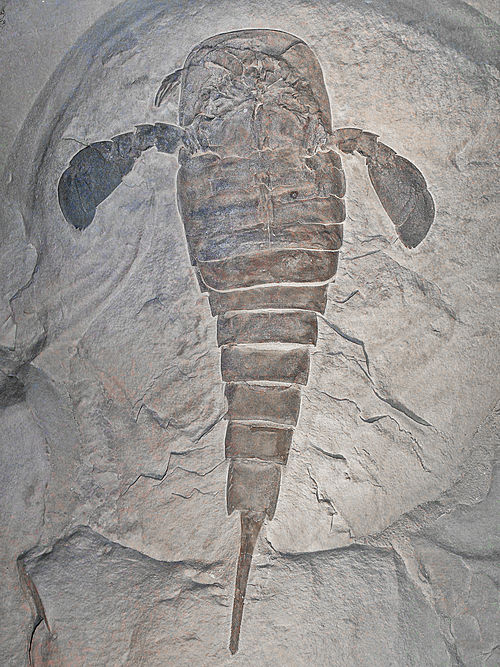
#> input picture images/image3.jpg, 500 x 667 px, found by its file name
$ python test_cv.py
#> lines starting #> are read from the running program, lines starting #| are printed output that depends on the picture; after the words box and inside, x2 and y2 are one past the last pixel; in counts of white or black regions, pixels touching at a corner belong together
import cv2
import numpy as np

image = cv2.imread('images/image3.jpg')
#> image is the input picture: shape (667, 500, 3); mean B, G, R 145.4, 148.1, 152
gray = cv2.cvtColor(image, cv2.COLOR_BGR2GRAY)
blurred = cv2.GaussianBlur(gray, (7, 7), 0)
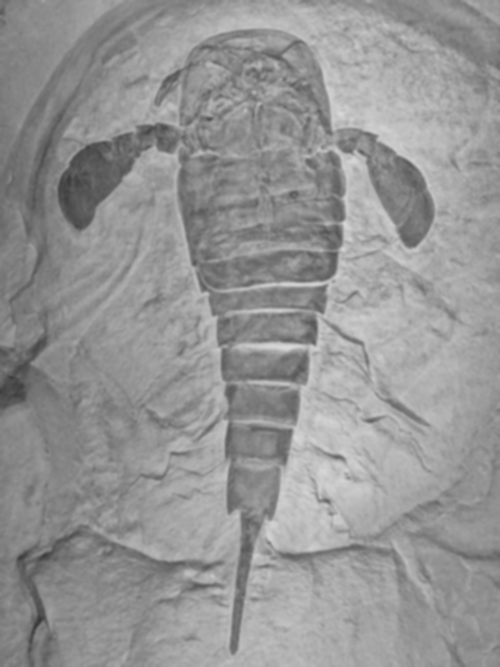
#> blurred: shape (667, 500); min 55, max 218, mean 148.9

threshold_value = 130
_, thresh_simple = cv2.threshold(blurred, threshold_value, 255, cv2.THRESH_BINARY_INV)
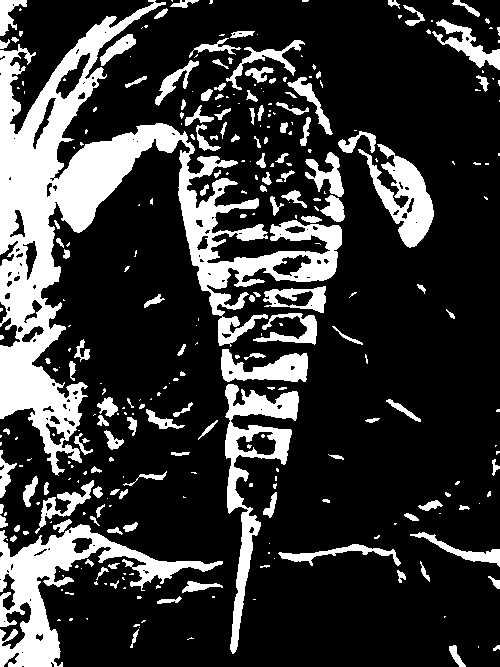
#> thresh_simple: shape (667, 500); 22% white; 314 white regions (178 under 20 px), largest, box (x1, y1, x2, y2) and area: (0, 0, 342, 476) 35587, (0, 524, 223, 667) 8292, (225, 384, 299, 654) 5050

_, thresh_otsu = cv2.threshold(blurred, 0, 255, cv2.THRESH_BINARY_INV + cv2.THRESH_OTSU)
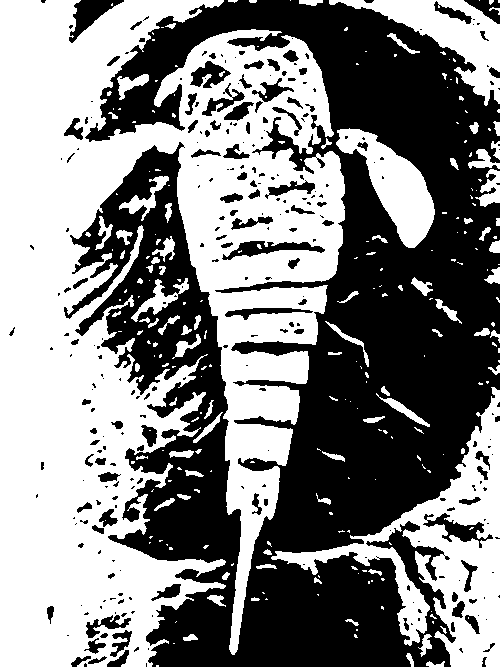
#> thresh_otsu: shape (667, 500); 51.4% white; 286 black regions (186 under 20 px), largest, box (x1, y1, x2, y2) and area: (64, 0, 500, 667) 148430, (69, 0, 124, 43) 921, (222, 241, 325, 260) 816

thresh_adaptive = cv2.adaptiveThreshold(blurred, 255, cv2.ADAPTIVE_THRESH_GAUSSIAN_C,
                                        cv2.THRESH_BINARY_INV, 15, 5)
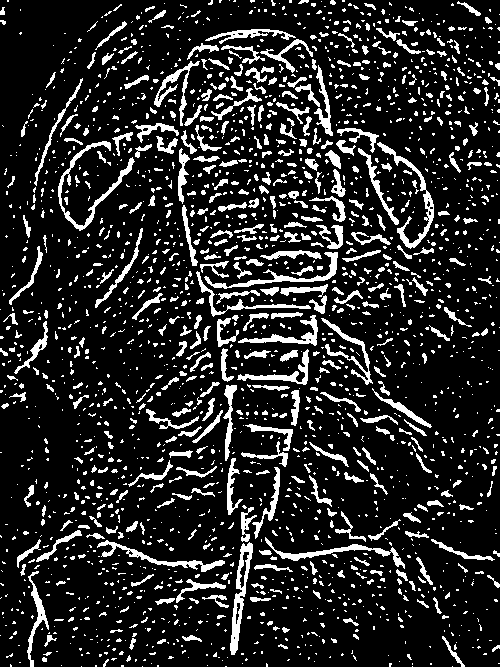
#> thresh_adaptive: shape (667, 500); 15.1% white; 2192 white regions (1694 under 20 px), largest, box (x1, y1, x2, y2) and area: (58, 141, 135, 231) 894, (230, 542, 253, 655) 871, (377, 142, 434, 249) 826

cv2.imshow('Original', image)
cv2.imshow('Simple Threshold', thresh_simple)
cv2.imshow('Otsu Threshold', thresh_otsu)
cv2.imshow('Adaptive Threshold', thresh_adaptive)

cv2.waitKey(0)
cv2.destroyAllWindows()

cv2.imwrite('masks_code/fossil_simple.png', thresh_simple)
cv2.imwrite('masks_code/fossil_otsu.png', thresh_otsu)
cv2.imwrite('masks_code/fossil_adaptive.png', thresh_adaptive)

$ run again, with images/image1.jpg copied over images/image3.jpg
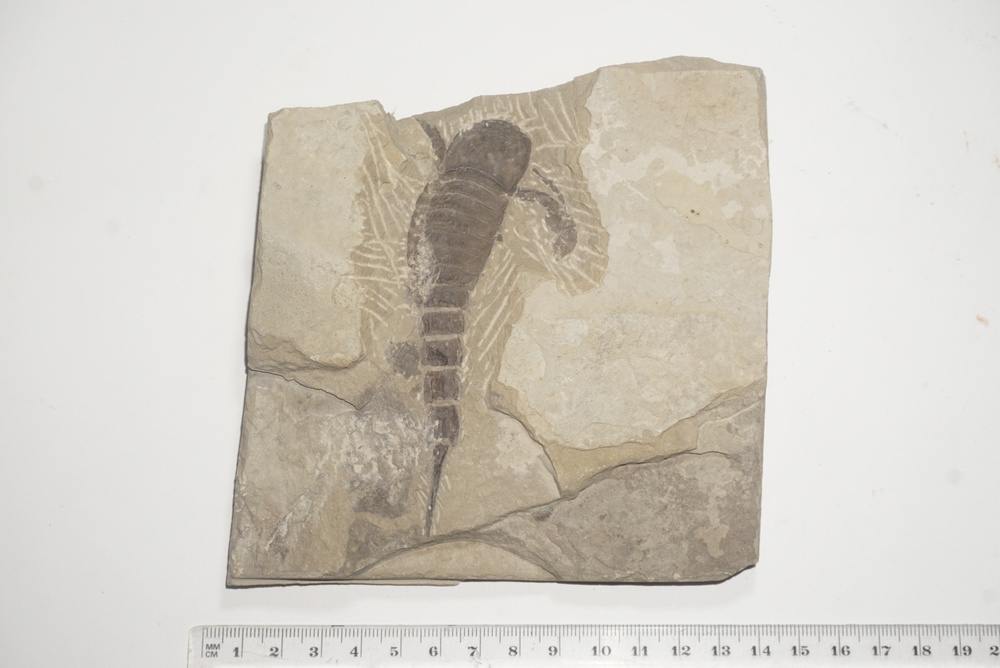
#> input picture images/image1.jpg, 1000 x 668 px, shrunk from 1616 x 1080 before the run, found by its file name
#> image is the input picture: shape (668, 1000, 3); mean B, G, R 196.6, 205.5, 210.6
#> `_, thresh_simple = cv2.threshold(blurred, threshold_value, 255, cv2.TH..`:
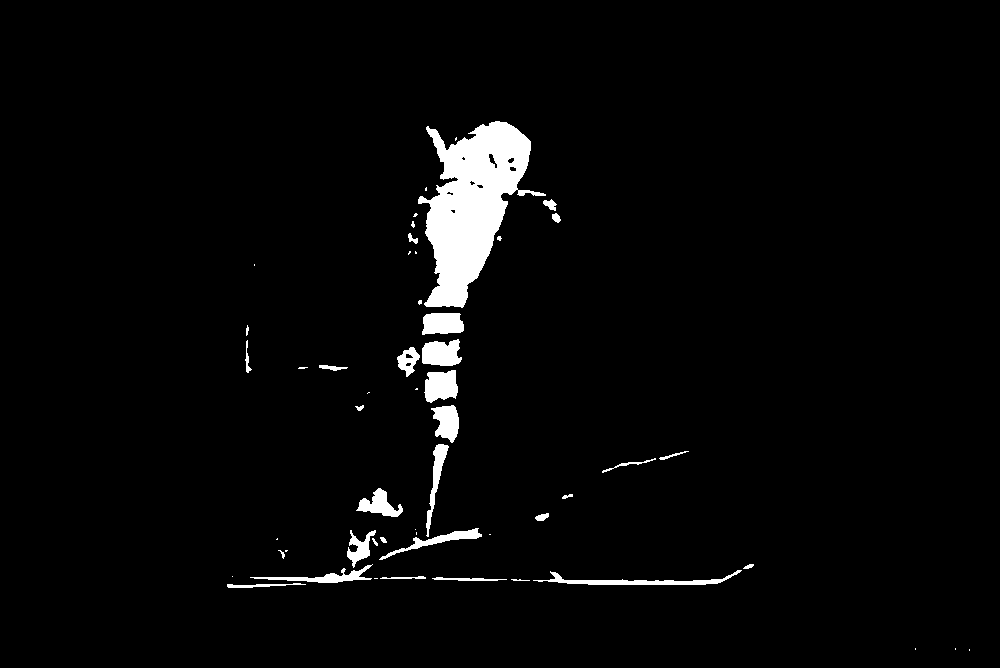
#> thresh_simple: shape (668, 1000); 3.1% white; 53 white regions (22 under 20 px), largest, box (x1, y1, x2, y2) and area: (418, 121, 546, 308) 11771, (533, 570, 742, 585) 897, (424, 370, 458, 403) 859
#> thresh_otsu: shape (668, 1000); 31.3% white; 163 white regions (80 under 20 px), largest, box (x1, y1, x2, y2) and area: (224, 69, 767, 591) 190794, (607, 56, 768, 154) 8653, (580, 302, 645, 396) 2250
#> `thresh_adaptive = cv2.adaptiveThreshold(blurred, 255, cv2.ADAPTIVE_THR..`:
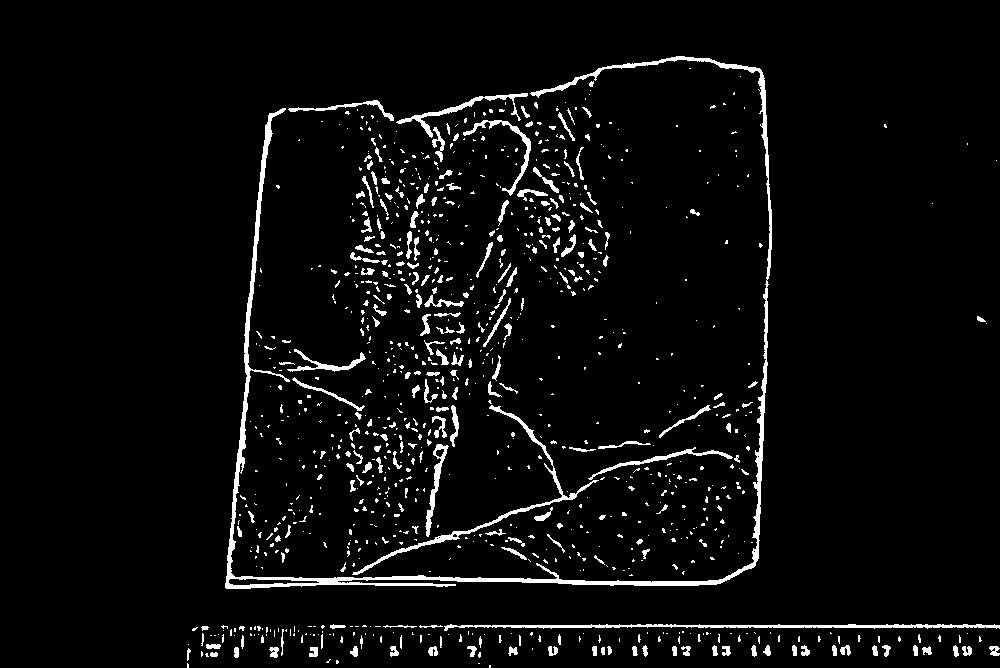
#> thresh_adaptive: shape (668, 1000); 4.5% white; 998 white regions (759 under 20 px), largest, box (x1, y1, x2, y2) and area: (225, 56, 772, 589) 8031, (444, 624, 1000, 631) 1602, (352, 405, 599, 575) 1392

$ run again, with images/image2.jpg copied over images/image3.jpg
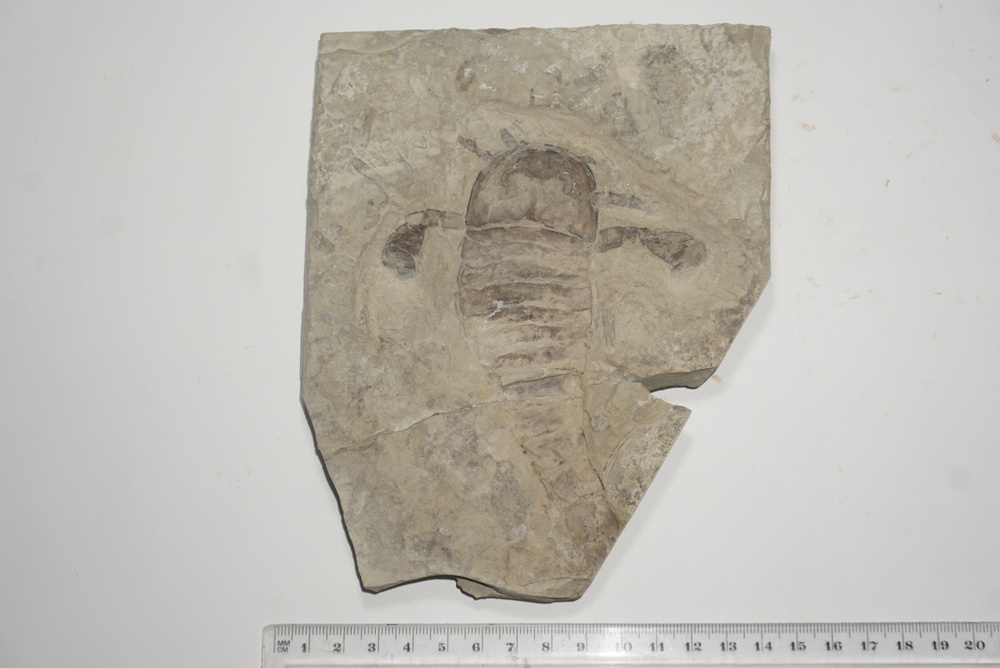
#> input picture images/image2.jpg, 1000 x 668 px, shrunk from 1616 x 1080 before the run, found by its file name
#> image is the input picture: shape (668, 1000, 3); mean B, G, R 177.1, 185.2, 188.3
#> `_, thresh_simple = cv2.threshold(blurred, threshold_value, 255, cv2.TH..`:
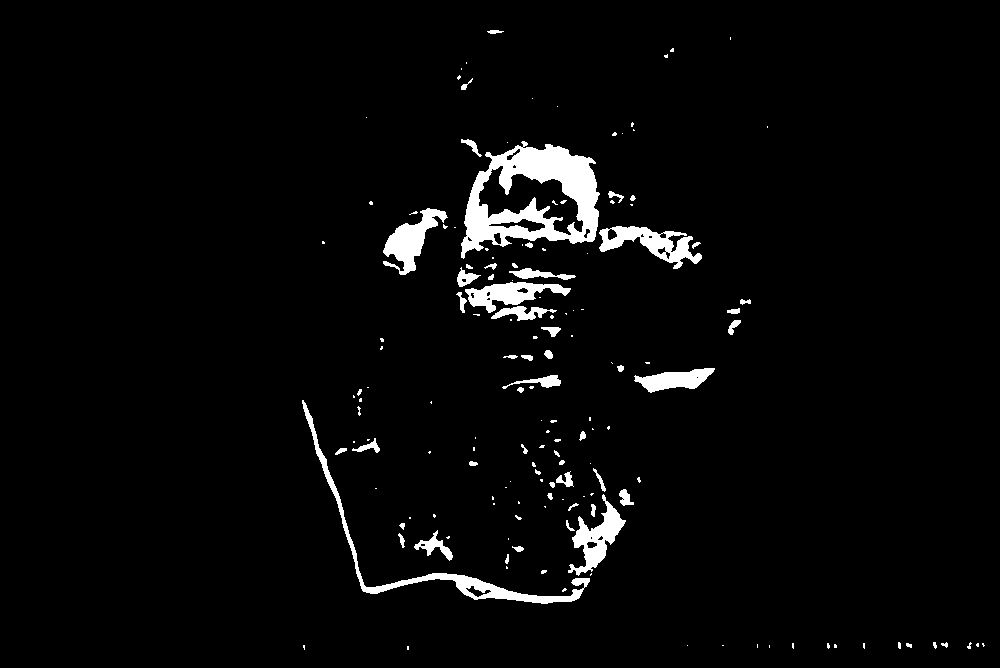
#> thresh_simple: shape (668, 1000); 3.4% white; 156 white regions (98 under 20 px), largest, box (x1, y1, x2, y2) and area: (461, 141, 600, 259) 7615, (302, 400, 590, 604) 2859, (599, 226, 702, 269) 1821
#> thresh_otsu: shape (668, 1000); 35.4% white; 38 white regions (13 under 20 px), largest, box (x1, y1, x2, y2) and area: (299, 23, 771, 605) 226768, (634, 621, 1000, 652) 4296, (264, 623, 460, 654) 2043
#> `thresh_adaptive = cv2.adaptiveThreshold(blurred, 255, cv2.ADAPTIVE_THR..`:
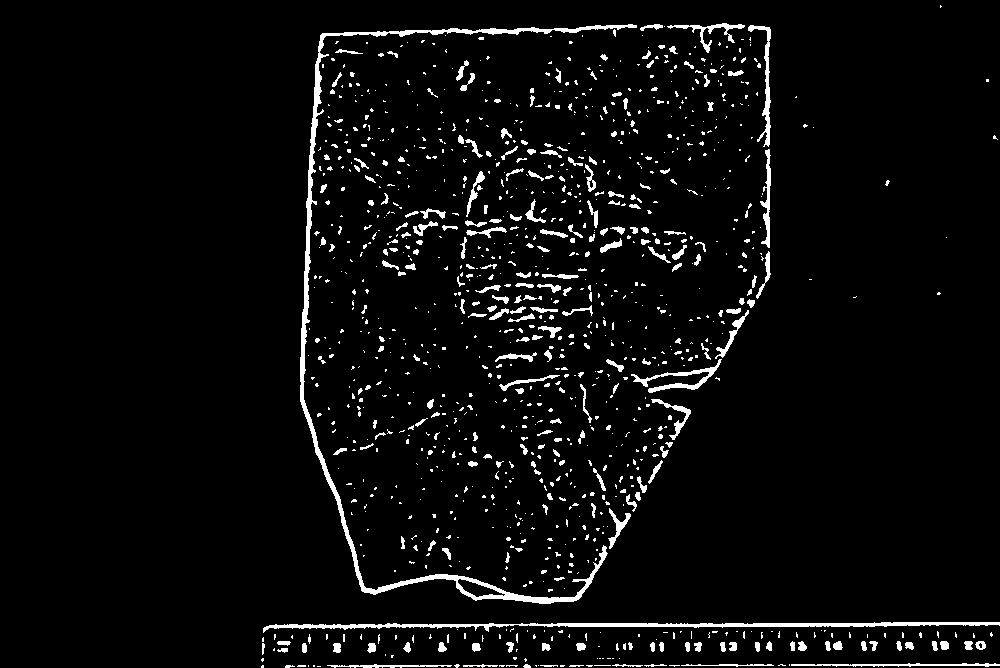
#> thresh_adaptive: shape (668, 1000); 4.4% white; 1150 white regions (886 under 20 px), largest, box (x1, y1, x2, y2) and area: (300, 24, 637, 604) 5459, (263, 622, 1000, 633) 2625, (631, 359, 722, 393) 651
